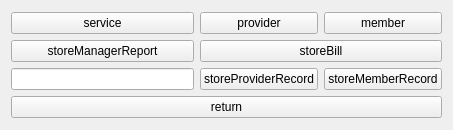
<?xml version="1.0" encoding="UTF-8"?>
<ui version="4.0">
 <class>AdminForm</class>
 <widget class="QWidget" name="AdminForm">
  <property name="geometry">
   <rect>
    <x>0</x>
    <y>0</y>
    <width>453</width>
    <height>130</height>
   </rect>
  </property>
  <property name="windowTitle">
   <string>Admin</string>
  </property>
  <layout class="QVBoxLayout" name="verticalLayout">
   <item>
    <layout class="QGridLayout" name="gridLayout">
     <item row="0" column="0">
      <widget class="QPushButton" name="toSUI">
       <property name="text">
        <string>service</string>
       </property>
      </widget>
     </item>
     <item row="1" column="0">
      <widget class="QPushButton" name="storeManR">
       <property name="text">
        <string>storeManagerReport</string>
       </property>
      </widget>
     </item>
     <item row="5" column="2">
      <widget class="QPushButton" name="storeMemR">
       <property name="text">
        <string>storeMemberRecord</string>
       </property>
      </widget>
     </item>
     <item row="6" column="0" colspan="3">
      <widget class="QPushButton" name="toMainUI">
       <property name="text">
        <string>return</string>
       </property>
      </widget>
     </item>
     <item row="0" column="2">
      <widget class="QPushButton" name="toMUI">
       <property name="text">
        <string>member</string>
       </property>
      </widget>
     </item>
     <item row="0" column="1">
      <widget class="QPushButton" name="toPUI">
       <property name="text">
        <string>provider</string>
       </property>
      </widget>
     </item>
     <item row="5" column="0">
      <widget class="QLineEdit" name="lineEdit"/>
     </item>
     <item row="5" column="1">
      <widget class="QPushButton" name="storePR">
       <property name="text">
        <string>storeProviderRecord</string>
       </property>
      </widget>
     </item>
     <item row="1" column="1" colspan="2">
      <widget class="QPushButton" name="storeB">
       <property name="text">
        <string>storeBill</string>
       </property>
      </widget>
     </item>
    </layout>
   </item>
  </layout>
 </widget>
 <resources/>
 <connections/>
</ui>
